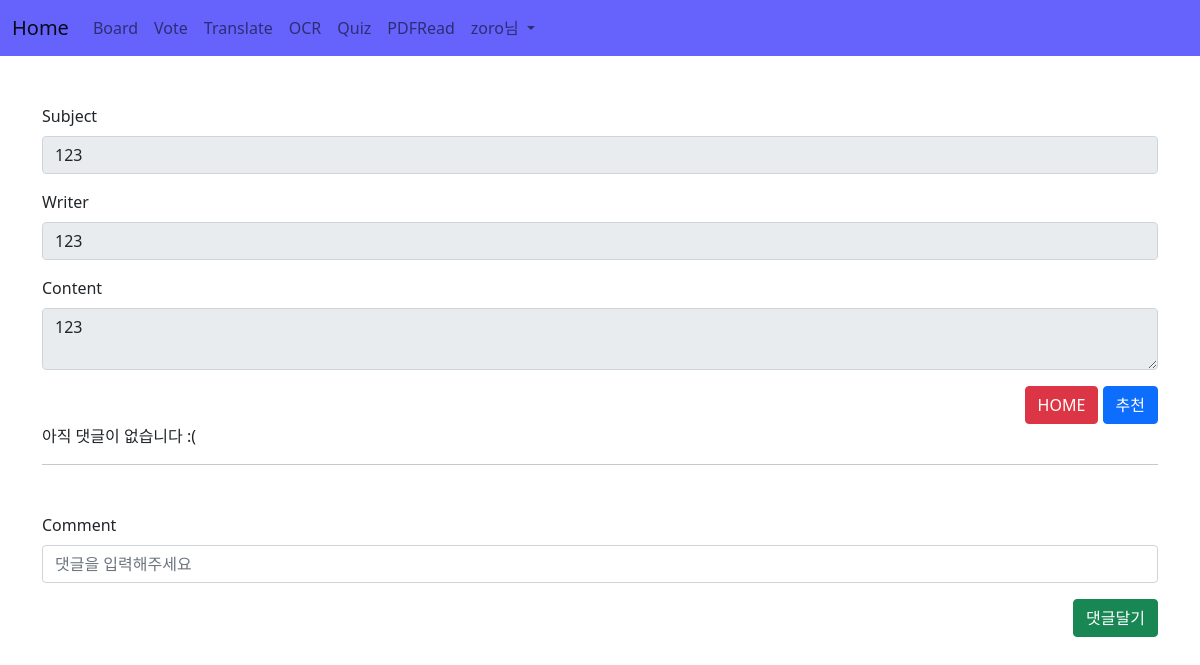
The page /board1/detail/10 (signed in) on the database its author committed.
### acc/models.py (models this page shows)
class User(AbstractUser):
    userpic = models.ImageField(upload_to="usr/%y", blank=True)
    nickname = models.CharField(max_length=30, blank=True)
    comment = models.TextField(blank=True)
    point = models.IntegerField(default=0)
    pass

### board1/models.py (models this page shows, shortened)
class Board(models.Model):
    subject = CharField(max_length=100)
    writer = CharField(max_length=30)
    content =   TextField()
    likey = IntegerField()
    up = ManyToManyField(User)
    c_time = DateTimeField()

### board1/views.py (the view)
# urls.py: path('detail/<num>', views.detail, name="detail"),
def detail(request, num):
    if not request.user.username:
        return redirect("acc:login_user")
    try:
        b = Board.objects.get(id=num)
        r = b.reply_set.all()
        context = {
            'con':b,
            'rep':r,
        }
    except:
        messages.info(request, "페이지를 찾을 수 없습니다...")
        return render(request, "error/notfound.html")
    return render(request, "board/detail.html", context)

### template/board/detail.html (shortened to what this page needs)
{% extends "base.html" %}
{% block content %}
<div class="container mt-5 mb-5">
    <div class="mb-3 mt-5">
        <label class="form-label">Subject</label>
        <input type="text" value="{{ con.subject }}" disabled class="form-control" id="exampleInputEmail1" aria-describedby="emailHelp">
    </div>
    <div class="mb-3">
        <label class="form-label">Writer</label>
        <input type="text" value="{{ con.writer }}" disabled class="form-control" id="exampleInputPassword1">
    </div>
    <div class="mb-3">
        <label class="form-label">Content</label>
        <textarea class="form-control" disabled>{{ con.content }}</textarea>
    </div>
    <div class="text-end">
        <a href="{% url 'board:index' %}"><button type="button" class="btn btn-danger">HOME</button></a>
        {% if user in con.up.all %}
            <a href="{% url 'board:up' con.id %}" class="btn btn-danger">추천취소</a>
        {% else %}
            <a href="{% url 'board:up' con.id %}" class="btn btn-primary">추천</a>
        {% endif %}
    </div>
    {% if rep %}
        <hr>
        {% for i in rep %}
        <div class="row mt-4 mb-4">
            <div class="col-lg-2 text-center" >
                <img src="{{ i.pic.url }}" class="rounded-circle" height="100px">
            </div>
            <div class="col-lg-10">
                <span style="font-weight: bold;" class="display-6">{{ i.replyer }}</span>
                <span style="float: right">
                    {% if i.replyer == request.user.username %}
                        <a href="{% url 'board:delete_reply' con.id i.id %}"><button type="submit" class="btn btn-danger">삭제</button></a>
                    {% endif %}
                </span>
                <textarea disabled class="form-control">{{ i.comment }}</textarea>
            </div>
            <!-- {% if i.pic %}
            {% else %}
                <img src="../../media/no.png" class="rounded-circle" width="100">
            {% endif %} -->
        </div>
        {% endfor %}
    {% else %}
        아직 댓글이 없습니다 :(
    {% endif %}
    <hr>
    <form method="POST" action="{% url 'board:create_reply' con.id %}">
        <div class="mb-3 mt-5">
            <label class="form-label">Comment</label>
            <input type="text" placeholder="댓글을 입력해주세요" name="comment" class="form-control" id="exampleInputEmail1" aria-describedby="emailHelp">
        </div>
        <div class="text-end">
            <button type="submit" class="btn btn-success">댓글달기</button>
        </div>
    </form>
</div>
{% endblock %}

### template/base.html (shortened to what this page needs)
<!doctype html>
<html lang="en">
<head>
    <link href="https://cdn.jsdelivr.net/npm/bootstrap@5.1.1/dist/css/bootstrap.min.css" rel="stylesheet">
</head>
<body>
    {% if request.user.is_authenticated %}
    <nav class="navbar navbar-expand-lg navbar-light" style="background-color: #3c38fdc7;">
        <div class="container-fluid">
        <a class="navbar-brand" href="{% url 'acc:index' %}">Home</a>
        <div class="collapse navbar-collapse" id="navbarNavDropdown">
            <ul class="navbar-nav">
                <li class="nav-item">
                    <a class="nav-link" href="{% url 'board:index' %}">Board</a>
                </li>
                <li class="nav-item">
                    <a class="nav-link" href="{% url 'vote:index' %}">Vote</a>
                </li>
                <li class="nav-item">
                    <a class="nav-link" href="{% url 'trans:index' %}">Translate</a>
                </li>
                <li class="nav-item">
                    <a class="nav-link" href="{% url 'ocr:index' %}">OCR</a>
                </li>
                <li class="nav-item">
                    <a class="nav-link" href="{% url 'quiz:index' %}">Quiz</a>
                </li>
                <li class="nav-item">
                    <a class="nav-link" href="{% url 'pdfread:index' %}">PDFRead</a>
                </li>
                <li class="nav-item dropdown">
                    <a class="nav-link dropdown-toggle" href="#" id="navbarDropdown" role="button" data-bs-toggle="dropdown" aria-expanded="false">
                    {{ user.username }}님
                    </a>
                </li>
            </ul>
        </div>
        </div>
    </nav>
    {% block content %}
    {% endblock %}
    {% endif %}
</body>
</html>

### rows shown on the page
User: username "zoro"
Board: subject "123", writer "123", content "123"
